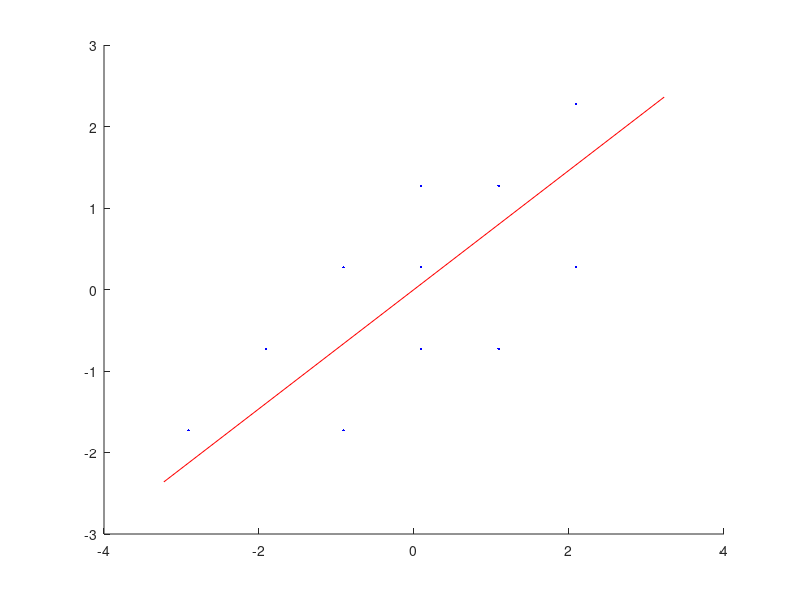

The MATLAB script that drew this image:
data = [ 2, 2; 
         4, 2; 
         3, 3; 
         5, 3; 
         6, 3; 
         4, 4; 
         5, 4; 
         7, 4; 
         5, 5; 
         6, 5; 
         7, 6];  
data_size = size(data);
data_row_size = data_size(1);
x_sum = 0; 
y_sum = 0;
for i = 1:data_row_size
    x_sum = x_sum + data(i);
end
for i = data_row_size+1:2*data_row_size
    y_sum = y_sum + data(i);
end

x_average = x_sum/data_row_size;
y_average = y_sum/data_row_size;

S = data;

for i = 1:data_row_size
    S(i) = S(i) - x_average;
end
for i = data_row_size+1:2*data_row_size
    S(i) = S(i) - y_average;
end


C = S'*S;
[V,E] = eig(C);
E_abs = abs(E);
E_sort = sort(E_abs, 1, 'descend');

if(E(1) > E(4))
    principal_value = E(1);
    principal_component = V(1:2);

else
    principal_value = E(4);
    principal_component =  V(3:4);

end


hold on;
for i = 1:data_row_size
        plot(S(i),S(i+data_row_size),'b.');
end

u = [4*principal_component(1),-4*principal_component(1)]
v = [4*principal_component(2),-4*principal_component(2)]
plot(u,v,'r-');

disp('      x          y');
disp('______________________');
disp(S);